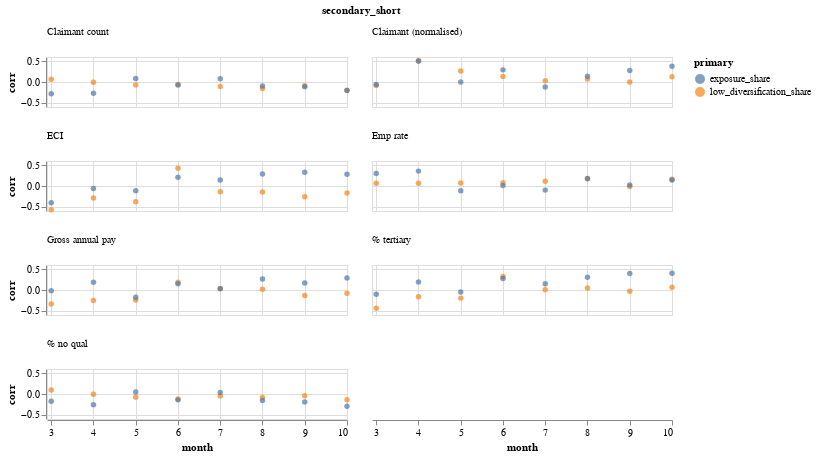

Here is the notebook cell this chart was saved with:
### Code cell
ch

### Figure 1 — Vega-Lite specification as saved in the notebook (floating-point values rounded to 4 significant figures)
{"config": {"view": {"continuousWidth": 400, "continuousHeight": 300}}, "data": {"name": "data-ebc042eea27b4f74afe2768b535d81f3"}, "mark": {"type": "point", "filled": true}, "encoding": {"color": {"type": "nominal", "field": "primary"}, "facet": {"type": "nominal", "columns": 2, "field": "secondary_short", "header": {"labelAnchor": "start", "labelAngle": 0, "labelOrient": "top"}, "sort": ["Claimant count", "Claimant (normalised)", "ECI", "Emp rate", "Gross annual pay", "% tertiary", "% no qual"]}, "x": {"type": "quantitative", "field": "month", "scale": {"domain": [2.9, 10]}}, "y": {"type": "quantitative", "field": "corr"}}, "height": 50, "width": 300, "$schema": "https://vega.github.io/schema/vega-lite/v4.8.1.json", "datasets": {"data-ebc042eea27b4f74afe2768b535d81f3": [{"primary": "low_diversification_share", "secondary": "cl_count", "month": 3, "corr": 0.06815, "secondary_short": "Claimant count"}, {"primary": "low_diversification_share", "secondary": "cl_count", "month": 4, "corr": -0.005305, "secondary_short": "Claimant count"}, {"primary": "low_diversification_share", "secondary": "cl_count", "month": 5, "corr": -0.06925, "secondary_short": "Claimant count"}, {"primary": "low_diversification_share", "secondary": "cl_count", "month": 6, "corr": -0.06268, "secondary_short": "Claimant count"}, {"primary": "low_diversification_share", "secondary": "cl_count", "month": 7, "corr": -0.105, "secondary_short": "Claimant count"}, {"primary": "low_diversification_share", "secondary": "cl_count", "month": 8, "corr": -0.1564, "secondary_short": "Claimant count"}, {"primary": "low_diversification_share", "secondary": "cl_count", "month": 9, "corr": -0.09121, "secondary_short": "Claimant count"}, {"primary": "low_diversification_share", "secondary": "cl_count", "month": 10, "corr": -0.1976, "secondary_short": "Claimant count"}, {"primary": "low_diversification_share", "secondary": "cl_count_norm", "month": 3, "corr": -0.08333, "secondary_short": "Claimant (normalised)"}, {"primary": "low_diversification_share", "secondary": "cl_count_norm", "month": 4, "corr": 0.5133, "secondary_short": "Claimant (normalised)"}, {"primary": "low_diversification_share", "secondary": "cl_count_norm", "month": 5, "corr": 0.2642, "secondary_short": "Claimant (normalised)"}, {"primary": "low_diversification_share", "secondary": "cl_count_norm", "month": 6, "corr": 0.1324, "secondary_short": "Claimant (normalised)"}, {"primary": "low_diversification_share", "secondary": "cl_count_norm", "month": 7, "corr": 0.02824, "secondary_short": "Claimant (normalised)"}, {"primary": "low_diversification_share", "secondary": "cl_count_norm", "month": 8, "corr": 0.07493, "secondary_short": "Claimant (normalised)"}, {"primary": "low_diversification_share", "secondary": "cl_count_norm", "month": 9, "corr": 0.0007238, "secondary_short": "Claimant (normalised)"}, {"primary": "low_diversification_share", "secondary": "cl_count_norm", "month": 10, "corr": 0.1258, "secondary_short": "Claimant (normalised)"}, {"primary": "low_diversification_share", "secondary": "Employment rate - aged 16-64", "month": 3, "corr": 0.06726, "secondary_short": "Emp rate"}, {"primary": "low_diversification_share", "secondary": "Employment rate - aged 16-64", "month": 4, "corr": 0.06757, "secondary_short": "Emp rate"}, {"primary": "low_diversification_share", "secondary": "Employment rate - aged 16-64", "month": 5, "corr": 0.07303, "secondary_short": "Emp rate"}, {"primary": "low_diversification_share", "secondary": "Employment rate - aged 16-64", "month": 6, "corr": 0.07848, "secondary_short": "Emp rate"}, {"primary": "low_diversification_share", "secondary": "Employment rate - aged 16-64", "month": 7, "corr": 0.1138, "secondary_short": "Emp rate"}, {"primary": "low_diversification_share", "secondary": "Employment rate - aged 16-64", "month": 8, "corr": 0.173, "secondary_short": "Emp rate"}, {"primary": "low_diversification_share", "secondary": "Employment rate - aged 16-64", "month": 9, "corr": -0.01052, "secondary_short": "Emp rate"}, {"primary": "low_diversification_share", "secondary": "Employment rate - aged 16-64", "month": 10, "corr": 0.164, "secondary_short": "Emp rate"}, {"primary": "low_diversification_share", "secondary": "Annual pay - gross", "month": 3, "corr": -0.3384, "secondary_short": "Gross annual pay"}, {"primary": "low_diversification_share", "secondary": "Annual pay - gross", "month": 4, "corr": -0.2532, "secondary_short": "Gross annual pay"}, {"primary": "low_diversification_share", "secondary": "Annual pay - gross", "month": 5, "corr": -0.242, "secondary_short": "Gross annual pay"}, {"primary": "low_diversification_share", "secondary": "Annual pay - gross", "month": 6, "corr": 0.1866, "secondary_short": "Gross annual pay"}, {"primary": "low_diversification_share", "secondary": "Annual pay - gross", "month": 7, "corr": 0.02727, "secondary_short": "Gross annual pay"}, {"primary": "low_diversification_share", "secondary": "Annual pay - gross", "month": 8, "corr": 0.01895, "secondary_short": "Gross annual pay"}, {"primary": "low_diversification_share", "secondary": "Annual pay - gross", "month": 9, "corr": -0.1341, "secondary_short": "Gross annual pay"}, {"primary": "low_diversification_share", "secondary": "Annual pay - gross", "month": 10, "corr": -0.0785, "secondary_short": "Gross annual pay"}, {"primary": "low_diversification_share", "secondary": "eci", "month": 3, "corr": -0.5715, "secondary_short": "ECI"}, {"primary": "low_diversification_share", "secondary": "eci", "month": 4, "corr": -0.2873, "secondary_short": "ECI"}, {"primary": "low_diversification_share", "secondary": "eci", "month": 5, "corr": -0.3758, "secondary_short": "ECI"}, {"primary": "low_diversification_share", "secondary": "eci", "month": 6, "corr": 0.4273, "secondary_short": "ECI"}, {"primary": "low_diversification_share", "secondary": "eci", "month": 7, "corr": -0.139, "secondary_short": "ECI"}, {"primary": "low_diversification_share", "secondary": "eci", "month": 8, "corr": -0.1448, "secondary_short": "ECI"}, {"primary": "low_diversification_share", "secondary": "eci", "month": 9, "corr": -0.2602, "secondary_short": "ECI"}, {"primary": "low_diversification_share", "secondary": "eci", "month": 10, "corr": -0.1657, "secondary_short": "ECI"}, {"primary": "low_diversification_share", "secondary": "% with no qualifications (NVQ) - aged 16-64", "month": 3, "corr": 0.09337, "secondary_short": "% no qual"}, {"primary": "low_diversification_share", "secondary": "% with no qualifications (NVQ) - aged 16-64", "month": 4, "corr": -0.004631, "secondary_short": "% no qual"}, {"primary": "low_diversification_share", "secondary": "% with no qualifications (NVQ) - aged 16-64", "month": 5, "corr": -0.07521, "secondary_short": "% no qual"}, {"primary": "low_diversification_share", "secondary": "% with no qualifications (NVQ) - aged 16-64", "month": 6, "corr": -0.1185, "secondary_short": "% no qual"}, {"primary": "low_diversification_share", "secondary": "% with no qualifications (NVQ) - aged 16-64", "month": 7, "corr": -0.04677, "secondary_short": "% no qual"}, {"primary": "low_diversification_share", "secondary": "% with no qualifications (NVQ) - aged 16-64", "month": 8, "corr": -0.08397, "secondary_short": "% no qual"}, {"primary": "low_diversification_share", "secondary": "% with no qualifications (NVQ) - aged 16-64", "month": 9, "corr": -0.03941, "secondary_short": "% no qual"}, {"primary": "low_diversification_share", "secondary": "% with no qualifications (NVQ) - aged 16-64", "month": 10, "corr": -0.1357, "secondary_short": "% no qual"}, {"primary": "low_diversification_share", "secondary": "% with NVQ4+ - aged 16-64", "month": 3, "corr": -0.4387, "secondary_short": "% tertiary"}, {"primary": "low_diversification_share", "secondary": "% with NVQ4+ - aged 16-64", "month": 4, "corr": -0.1601, "secondary_short": "% tertiary"}, {"primary": "low_diversification_share", "secondary": "% with NVQ4+ - aged 16-64", "month": 5, "corr": -0.1948, "secondary_short": "% tertiary"}, {"primary": "low_diversification_share", "secondary": "% with NVQ4+ - aged 16-64", "month": 6, "corr": 0.3238, "secondary_short": "% tertiary"}, {"primary": "low_diversification_share", "secondary": "% with NVQ4+ - aged 16-64", "month": 7, "corr": 0.005542, "secondary_short": "% tertiary"}, {"primary": "low_diversification_share", "secondary": "% with NVQ4+ - aged 16-64", "month": 8, "corr": 0.04723, "secondary_short": "% tertiary"}, {"primary": "low_diversification_share", "secondary": "% with NVQ4+ - aged 16-64", "month": 9, "corr": -0.03152, "secondary_short": "% tertiary"}, {"primary": "low_diversification_share", "secondary": "% with NVQ4+ - aged 16-64", "month": 10, "corr": 0.0663, "secondary_short": "% tertiary"}, {"primary": "exposure_share", "secondary": "cl_count", "month": 3, "corr": -0.281, "secondary_short": "Claimant count"}, {"primary": "exposure_share", "secondary": "cl_count", "month": 4, "corr": -0.2681, "secondary_short": "Claimant count"}, {"primary": "exposure_share", "secondary": "cl_count", "month": 5, "corr": 0.08346, "secondary_short": "Claimant count"}, {"primary": "exposure_share", "secondary": "cl_count", "month": 6, "corr": -0.07289, "secondary_short": "Claimant count"}, {"primary": "exposure_share", "secondary": "cl_count", "month": 7, "corr": 0.07638, "secondary_short": "Claimant count"}, {"primary": "exposure_share", "secondary": "cl_count", "month": 8, "corr": -0.09522, "secondary_short": "Claimant count"}, {"primary": "exposure_share", "secondary": "cl_count", "month": 9, "corr": -0.114, "secondary_short": "Claimant count"}, {"primary": "exposure_share", "secondary": "cl_count", "month": 10, "corr": -0.2022, "secondary_short": "Claimant count"}, {"primary": "exposure_share", "secondary": "cl_count_norm", "month": 3, "corr": -0.05968, "secondary_short": "Claimant (normalised)"}, {"primary": "exposure_share", "secondary": "cl_count_norm", "month": 4, "corr": 0.4979, "secondary_short": "Claimant (normalised)"}, {"primary": "exposure_share", "secondary": "cl_count_norm", "month": 5, "corr": -0.002614, "secondary_short": "Claimant (normalised)"}, {"primary": "exposure_share", "secondary": "cl_count_norm", "month": 6, "corr": 0.2911, "secondary_short": "Claimant (normalised)"}, {"primary": "exposure_share", "secondary": "cl_count_norm", "month": 7, "corr": -0.1186, "secondary_short": "Claimant (normalised)"}, {"primary": "exposure_share", "secondary": "cl_count_norm", "month": 8, "corr": 0.1394, "secondary_short": "Claimant (normalised)"}, {"primary": "exposure_share", "secondary": "cl_count_norm", "month": 9, "corr": 0.2746, "secondary_short": "Claimant (normalised)"}, {"primary": "exposure_share", "secondary": "cl_count_norm", "month": 10, "corr": 0.3756, "secondary_short": "Claimant (normalised)"}, {"primary": "exposure_share", "secondary": "Employment rate - aged 16-64", "month": 3, "corr": 0.3027, "secondary_short": "Emp rate"}, {"primary": "exposure_share", "secondary": "Employment rate - aged 16-64", "month": 4, "corr": 0.3571, "secondary_short": "Emp rate"}, {"primary": "exposure_share", "secondary": "Employment rate - aged 16-64", "month": 5, "corr": -0.1113, "secondary_short": "Emp rate"}, {"primary": "exposure_share", "secondary": "Employment rate - aged 16-64", "month": 6, "corr": 0.01089, "secondary_short": "Emp rate"}, {"primary": "exposure_share", "secondary": "Employment rate - aged 16-64", "month": 7, "corr": -0.09897, "secondary_short": "Emp rate"}, {"primary": "exposure_share", "secondary": "Employment rate - aged 16-64", "month": 8, "corr": 0.1786, "secondary_short": "Emp rate"}, {"primary": "exposure_share", "secondary": "Employment rate - aged 16-64", "month": 9, "corr": 0.02621, "secondary_short": "Emp rate"}, {"primary": "exposure_share", "secondary": "Employment rate - aged 16-64", "month": 10, "corr": 0.1422, "secondary_short": "Emp rate"}, {"primary": "exposure_share", "secondary": "Annual pay - gross", "month": 3, "corr": -0.01641, "secondary_short": "Gross annual pay"}, {"primary": "exposure_share", "secondary": "Annual pay - gross", "month": 4, "corr": 0.1852, "secondary_short": "Gross annual pay"}, {"primary": "exposure_share", "secondary": "Annual pay - gross", "month": 5, "corr": -0.1745, "secondary_short": "Gross annual pay"}, {"primary": "exposure_share", "secondary": "Annual pay - gross", "month": 6, "corr": 0.1485, "secondary_short": "Gross annual pay"}, {"primary": "exposure_share", "secondary": "Annual pay - gross", "month": 7, "corr": 0.03632, "secondary_short": "Gross annual pay"}, {"primary": "exposure_share", "secondary": "Annual pay - gross", "month": 8, "corr": 0.2663, "secondary_short": "Gross annual pay"}, {"primary": "exposure_share", "secondary": "Annual pay - gross", "month": 9, "corr": 0.1684, "secondary_short": "Gross annual pay"}, {"primary": "exposure_share", "secondary": "Annual pay - gross", "month": 10, "corr": 0.2861, "secondary_short": "Gross annual pay"}, {"primary": "exposure_share", "secondary": "eci", "month": 3, "corr": -0.4018, "secondary_short": "ECI"}, {"primary": "exposure_share", "secondary": "eci", "month": 4, "corr": -0.06167, "secondary_short": "ECI"}, {"primary": "exposure_share", "secondary": "eci", "month": 5, "corr": -0.116, "secondary_short": "ECI"}, {"primary": "exposure_share", "secondary": "eci", "month": 6, "corr": 0.2077, "secondary_short": "ECI"}, {"primary": "exposure_share", "secondary": "eci", "month": 7, "corr": 0.1433, "secondary_short": "ECI"}, {"primary": "exposure_share", "secondary": "eci", "month": 8, "corr": 0.2863, "secondary_short": "ECI"}, {"primary": "exposure_share", "secondary": "eci", "month": 9, "corr": 0.331, "secondary_short": "ECI"}, {"primary": "exposure_share", "secondary": "eci", "month": 10, "corr": 0.2831, "secondary_short": "ECI"}, {"primary": "exposure_share", "secondary": "% with no qualifications (NVQ) - aged 16-64", "month": 3, "corr": -0.1755, "secondary_short": "% no qual"}, {"primary": "exposure_share", "secondary": "% with no qualifications (NVQ) - aged 16-64", "month": 4, "corr": -0.2596, "secondary_short": "% no qual"}, {"primary": "exposure_share", "secondary": "% with no qualifications (NVQ) - aged 16-64", "month": 5, "corr": 0.04826, "secondary_short": "% no qual"}, {"primary": "exposure_share", "secondary": "% with no qualifications (NVQ) - aged 16-64", "month": 6, "corr": -0.1408, "secondary_short": "% no qual"}, {"primary": "exposure_share", "secondary": "% with no qualifications (NVQ) - aged 16-64", "month": 7, "corr": 0.0368, "secondary_short": "% no qual"}, {"primary": "exposure_share", "secondary": "% with no qualifications (NVQ) - aged 16-64", "month": 8, "corr": -0.1562, "secondary_short": "% no qual"}, {"primary": "exposure_share", "secondary": "% with no qualifications (NVQ) - aged 16-64", "month": 9, "corr": -0.1909, "secondary_short": "% no qual"}, {"primary": "exposure_share", "secondary": "% with no qualifications (NVQ) - aged 16-64", "month": 10, "corr": -0.2915, "secondary_short": "% no qual"}, {"primary": "exposure_share", "secondary": "% with NVQ4+ - aged 16-64", "month": 3, "corr": -0.1012, "secondary_short": "% tertiary"}, {"primary": "exposure_share", "secondary": "% with NVQ4+ - aged 16-64", "month": 4, "corr": 0.1901, "secondary_short": "% tertiary"}, {"primary": "exposure_share", "secondary": "% with NVQ4+ - aged 16-64", "month": 5, "corr": -0.04862, "secondary_short": "% tertiary"}, {"primary": "exposure_share", "secondary": "% with NVQ4+ - aged 16-64", "month": 6, "corr": 0.2748, "secondary_short": "% tertiary"}, {"primary": "exposure_share", "secondary": "% with NVQ4+ - aged 16-64", "month": 7, "corr": 0.1511, "secondary_short": "% tertiary"}, {"primary": "exposure_share", "secondary": "% with NVQ4+ - aged 16-64", "month": 8, "corr": 0.3058, "secondary_short": "% tertiary"}, {"primary": "exposure_share", "secondary": "% with NVQ4+ - aged 16-64", "month": 9, "corr": 0.3946, "secondary_short": "% tertiary"}, {"primary": "exposure_share", "secondary": "% with NVQ4+ - aged 16-64", "month": 10, "corr": 0.3999, "secondary_short": "% tertiary"}]}}
